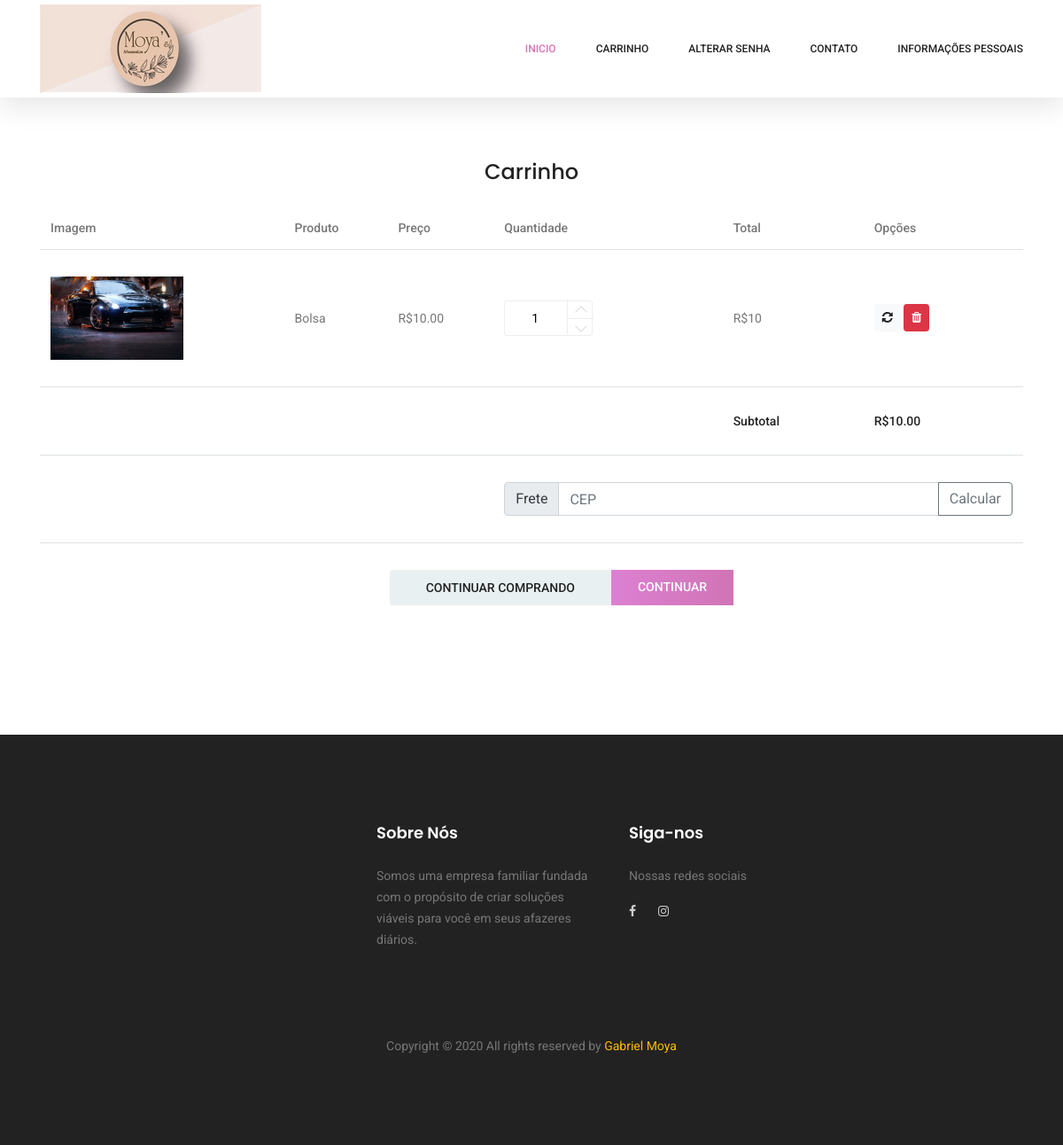
Page /carrinho/ (signed in) on the earlier database version.
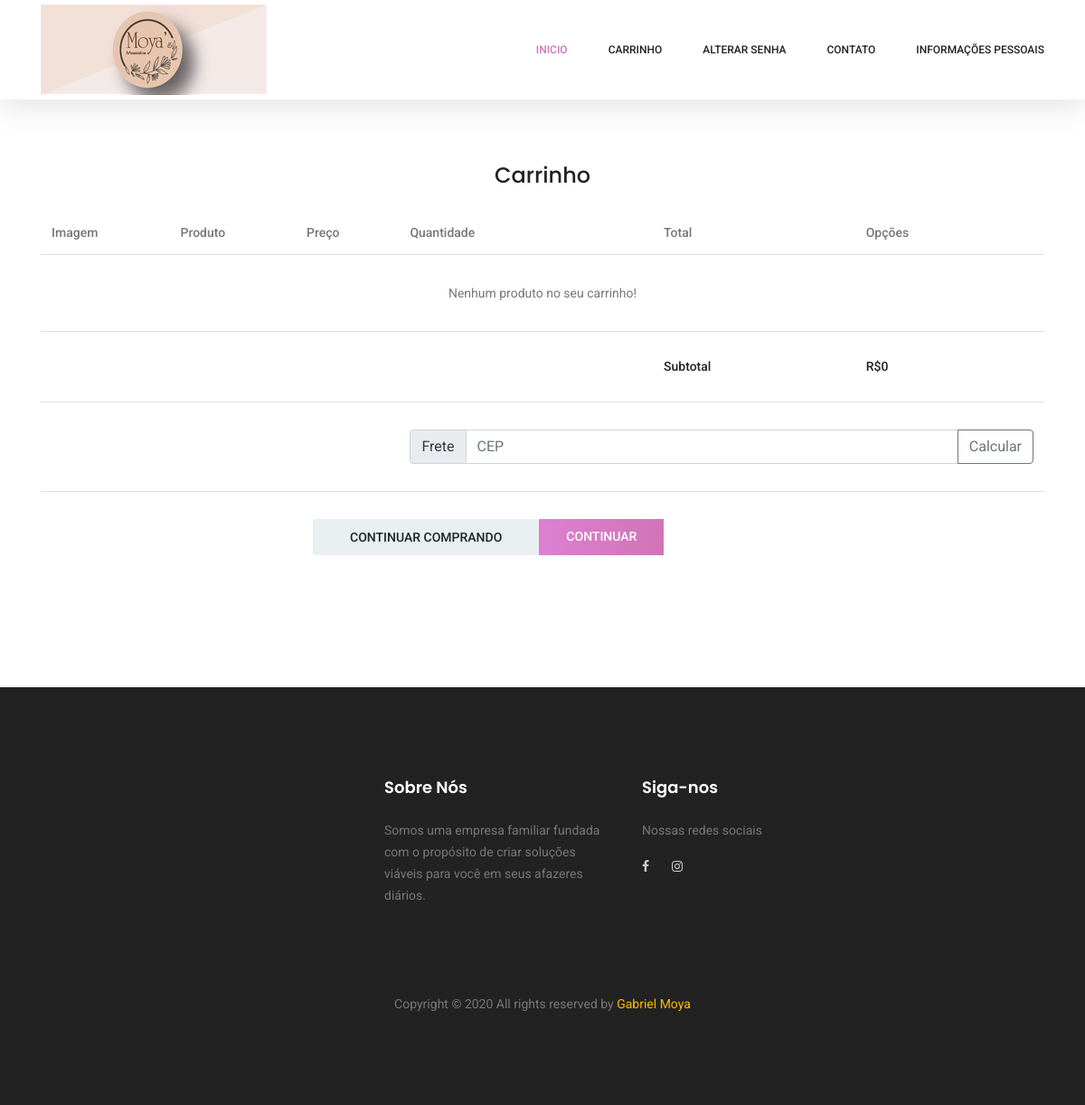
Same page on the later database version.
### clientes/models.py (models this page shows, shortened)
class Carrinho(models.Model):
    quantidade = models.IntegerField()
    valor_unid = models.DecimalField(max_digits=50, decimal_places=2)
    produto = models.ForeignKey(Produto, on_delete=models.PROTECT)
    usuario = models.ForeignKey(User, on_delete=models.PROTECT)

### cadastros/models.py (models this page shows, shortened)
class Produto(models.Model):
    codigo = models.CharField(max_length=100)
    nome = models.CharField(max_length=100)
    descricao = models.CharField(max_length=100)
    estoque = models.IntegerField()
    valorVenda = models.DecimalField(max_digits=50, decimal_places=2)
    imagem = models.ImageField(upload_to="imagens/%Y/%m/%d/", max_length=255, null=True, blank=True)
    categoria = models.ForeignKey(Categoria, on_delete=models.PROTECT)

### clientes/views.py (the view)
# urls.py: path('carrinho/', CarrinhoList.as_view(), name="clientes-carrinho"),
class CarrinhoList(LoginRequiredMixin, ListView):
    model = Carrinho
    template_name = "clientes/carrinho.html"
    def get_context_data(self, *args, **kwargs):
        context = super().get_context_data(*args, **kwargs)
        carrinho = Carrinho.objects.filter(usuario=self.request.user)
        total = 0
        for c in carrinho:
            total += c.valor_unid * c.quantidade
        context["carrinho"] = carrinho
        context["valor"] = total
        return context

### clientes/templates/clientes/carrinho.html (shortened to what this page needs)
{% extends 'clientes/formulario.html' %}
{% load static %}
{%block conteudo%}
<br>
<br>
<br>
<section class="cart_area">
    <h3 class="text-center mt-2 mb-4">Carrinho</h3>
    <div class="container">
        <div class="cart_inner">
            <div class="table-responsive">
                <table class="table">
                    <thead>
                        <tr>
                            <th scope="col">Imagem</th>
                            <th scope="col">Produto</th>
                            <th scope="col">Preço</th>
                            <th scope="col">Quantidade</th>
                            <th scope="col">Total</th>
                            <th scope="col">Opções</th>
                        </tr>
                    </thead>
                    <tbody>
                        {% for c in carrinho %}
                        <tr>
                            <td>
                                <img src="{{ c.produto.imagem.url }}" width="150" />
                            </td>
                            <td>{{c.produto.nome}}</td>
                            <td>R${{c.valor_unid|floatformat:2}}</td>
                            <td>
                                <div class="product_count">
                                    <input type="text" name="qtde" maxlength="12" value="{{c.quantidade}}" title="Quantidade:" class="input-text qty">
                                    <button class="increase items-count btn-mais" type="button"><i class="lnr lnr-chevron-up"></i></button>
                                    <button class="reduced items-count btn-menos" type="button"><i class="lnr lnr-chevron-down"></i></button>
                                </div>
                            </td>
                            <td>R${% widthratio c.valor_unid 1 c.quantidade %}</td>
                            <td>
                                <a class="btn btn-light btn-sm btn-atualizar" href="{% url 'atualizar-carrinho' c.pk 1 %}"><i class="fa fa-refresh" aria-hidden="true"></i></a>
                                <a href="{% url 'deletar-produto' c.pk %}" class="btn btn-danger btn-sm" title="Remover">
                                    <i class="fa fa-trash" aria-hidden="true"></i>
                                </a>
                            </td>
                        </tr>
                        {% empty %}
                        <tr>
                            <td colspan="6" class="text-center">
                                Nenhum produto no seu carrinho!
                            </td>
                        </tr>
                        {% endfor %}
                        <tr>
                            <td colspan="4"></td>
                            <td>
                                <h5>Subtotal</h5>
                            </td>
                            <td>
                                <h5>R${{ valor }} </h5>
                            </td>
                        </tr>
                        <tr>
                            <td colspan="1"></td>
                            <td colspan="2" class="text-dark text-right">
                            </td>
                            <td colspan="3">
                                <div class="input-group">
                                    <div class="input-group-prepend">
                                        <span class="input-group-text text-dark">Frete</span>
                                    </div>
                                    <input type="text" class="form-control" placeholder="CEP" id="cep">
                                    <div class="input-group-append">
                                        <button class="btn btn-outline-secondary" type="button" id="btn-cep">Calcular</button>
                                    </div>
                                </div>
                            </td>
                        </tr>
                        <tr class="out_button_area">
                            <td>
                            </td>
                            <td>
                            </td>
                            <td colspan="2">
                                <div class="checkout_btn_inner d-flex align-items-center">
                                    <a class="gray_btn" href="{% url 'clientes-index' %}">Continuar comprando</a>
                                    <a class="primary-btn" href="#">Continuar</a>
                                </div>
                            </td>
                        </tr>
                    </tbody>
                </table>
            </div>
        </div>
    </div>
</section>
{%endblock%}

### clientes/templates/clientes/formulario.html (shortened to what this page needs)
{% load static %}
<!DOCTYPE html>
<html lang="zxx" class="no-js">
<head>
    <link rel="stylesheet" href="{% static 'karma/css/linearicons.css' %}">
    <link rel="stylesheet" href="{% static 'karma/css/font-awesome.min.css' %}">
    <link rel="stylesheet" href="{% static 'karma/css/themify-icons.css' %}">
    <link rel="stylesheet" href="{% static 'karma/css/bootstrap.css' %}">
    <link rel="stylesheet" href="{% static 'karma/css/owl.carousel.css' %}">
    <link rel="stylesheet" href="{% static 'karma/css/nice-select.css' %}">
    <link rel="stylesheet" href="{% static 'karma/css/nouislider.min.css' %}">
    <link rel="stylesheet" href="{% static 'karma/css/ion.rangeSlider.css' %}" />
    <link rel="stylesheet" href="{% static 'karma/css/ion.rangeSlider.skinFlat.css' %}"/>
    <link rel="stylesheet" href="{% static 'karma/css/magnific-popup.css' %}">
    <link rel="stylesheet" href="{% static 'karma/css/main.css' %}">
</head>
<body>
    {% block menu%}
    <header class="header_area sticky-header">
        <div class="main_menu">
            <nav class="navbar navbar-expand-lg navbar-light main_box">
                <div class="container">
                    <a class="navbar-brand logo_h" href="{% static 'karma/index.html' %}"><img src="{% static 'img/logo.png' %}" alt=""></a>
                    <div class="collapse navbar-collapse offset" id="navbarSupportedContent">
                        <ul class="nav navbar-nav menu_nav ml-auto">
                            {% if request.user.is_authenticated %}
                            <li class="nav-item active"><a class="nav-link" href="{% url 'clientes-index' %}">Inicio</a></li>
                            <li class="nav-item"><a class="nav-link" href="{% url 'clientes-carrinho' %}">Carrinho</a></li>
                            <li class="nav-item"><a class="nav-link" href="{% url 'alterar-senha' %}">Alterar senha</a></li>
                            <li class="nav-item"><a class="nav-link" href="{% url 'clientes-contato' %}">Contato</a></li>
                            <li class="nav-item submenu dropdown">
                                <a href="#" class="nav-link dropdown-toggle" data-toggle="dropdown" role="button" aria-haspopup="true"
                                    aria-expanded="false">Informações Pessoais</a>
                            </li>
                            {% endif %}
                        </ul>
                    </div>
                </div>
            </nav>
        </div>
    </header>
    {%endblock%}
    {%block conteudo%}{%endblock%}
    {%block rodape%}
    <footer class="footer-area section_gap">
        <div class="container">
            <div class="row">
                <div class="col-lg-4  col-md-6 col-sm-6"></div>
                <div class="col-lg-3  col-md-6 col-sm-6">
                    <div class="single-footer-widget">
                        <h6>Sobre Nós</h6>
                        <p>
                           Somos uma empresa familiar fundada com o propósito de criar soluções
                           viáveis para você em seus afazeres diários.
                        </p>
                    </div>
                </div>
                <div class="col-lg-2 col-md-6 col-sm-6">
                    <div class="single-footer-widget">
                        <h6>Siga-nos</h6>
                        <p>Nossas redes sociais</p>
                        <div class="footer-social d-flex align-items-center">
                            <a href="https://www.facebook.com/MoyasArtesanatos/"><i class="fa fa-facebook"></i></a>
                            <a href="https://www.instagram.com/MoyasArtesanatos/"><i class="fa fa-instagram"></i></a>
                        </div>
                    </div>
                </div>
            </div>
            <div class="footer-bottom d-flex justify-content-center align-items-center flex-wrap">
                <p class="footer-text m-0">
                    Copyright &copy;
                    <script>document.write(new Date().getFullYear());</script> All rights reserved by <a href="https://github.com/GabrielMoyaIFPR"
                        target="_blank">Gabriel Moya</a>
                </p>
            </div>
        </div>
    </footer>
    {%endblock%}
</body>
</html>

Differences in the rows shown:
removed Carrinho: produto.imagem (picture), produto.nome "Bolsa", valor_unid "10.00", qtde "1", valor_unid+quantidade "10"
Other differences:
{{ valor }}: "10.00" → "0"
text now shown: "Nenhum produto no seu carrinho!"
